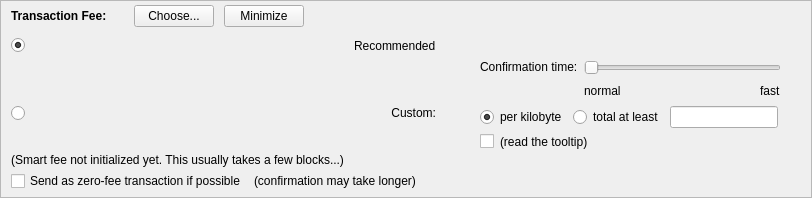
    <widget class="QFrame" name="frameFee">
     <property name="sizePolicy">
      <sizepolicy hsizetype="Expanding" vsizetype="Expanding">
       <horstretch>0</horstretch>
       <verstretch>0</verstretch>
      </sizepolicy>
     </property>
     <property name="maximumSize">
      <size>
       <width>16777215</width>
       <height>16777215</height>
      </size>
     </property>
     <property name="frameShape">
      <enum>QFrame::StyledPanel</enum>
     </property>
     <property name="frameShadow">
      <enum>QFrame::Sunken</enum>
     </property>
     <layout class="QVBoxLayout" name="verticalLayoutFee1">
      <property name="spacing">
       <number>0</number>
      </property>
      <property name="leftMargin">
       <number>0</number>
      </property>
      <property name="topMargin">
       <number>0</number>
      </property>
      <property name="rightMargin">
       <number>0</number>
      </property>
      <property name="bottomMargin">
       <number>0</number>
      </property>
      <item>
       <layout class="QVBoxLayout" name="verticalLayoutFee2" stretch="0,0,0">
        <property name="spacing">
         <number>0</number>
        </property>
        <property name="leftMargin">
         <number>10</number>
        </property>
        <property name="topMargin">
         <number>0</number>
        </property>
        <item>
         <layout class="QHBoxLayout" name="horizontalLayoutFee1">
          <property name="bottomMargin">
           <number>0</number>
          </property>
          <item>
           <layout class="QVBoxLayout" name="verticalLayoutFee7">
            <property name="spacing">
             <number>0</number>
            </property>
            <item>
             <spacer name="verticalSpacerSmartFee">
              <property name="orientation">
               <enum>Qt::Vertical</enum>
              </property>
              <property name="sizeType">
               <enum>QSizePolicy::Fixed</enum>
              </property>
              <property name="sizeHint" stdset="0">
               <size>
                <width>1</width>
                <height>4</height>
               </size>
              </property>
             </spacer>
            </item>
            <item>
             <layout class="QHBoxLayout" name="horizontalLayoutSmartFee">
              <property name="spacing">
               <number>10</number>
              </property>
              <item>
               <widget class="QLabel" name="labelFeeHeadline">
                <property name="sizePolicy">
                 <sizepolicy hsizetype="Preferred" vsizetype="Maximum">
                  <horstretch>0</horstretch>
                  <verstretch>0</verstretch>
                 </sizepolicy>
                </property>
                <property name="font">
                 <font>
                  <weight>75</weight>
                  <bold>true</bold>
                 </font>
                </property>
                <property name="styleSheet">
                 <string notr="true">font-weight:bold;</string>
                </property>
                <property name="text">
                 <string>Transaction Fee:</string>
                </property>
               </widget>
              </item>
              <item>
               <widget class="QLabel" name="labelFeeMinimized">
                <property name="text">
                 <string/>
                </property>
               </widget>
              </item>
              <item>
               <widget class="QPushButton" name="buttonChooseFee">
                <property name="text">
                 <string>Choose...</string>
                </property>
               </widget>
              </item>
              <item>
               <widget class="QPushButton" name="buttonMinimizeFee">
                <property name="toolTip">
                 <string>collapse fee-settings</string>
                </property>
                <property name="text">
                 <string>Minimize</string>
                </property>
               </widget>
              </item>
             </layout>
            </item>
            <item>
             <spacer name="verticalSpacer_5">
              <property name="orientation">
               <enum>Qt::Vertical</enum>
              </property>
              <property name="sizeHint" stdset="0">
               <size>
                <width>1</width>
                <height>1</height>
               </size>
              </property>
             </spacer>
            </item>
           </layout>
          </item>
          <item>
           <spacer name="horizontalSpacer_4">
            <property name="orientation">
             <enum>Qt::Horizontal</enum>
            </property>
            <property name="sizeHint" stdset="0">
             <size>
              <width>40</width>
              <height>20</height>
             </size>
            </property>
           </spacer>
          </item>
         </layout>
        </item>
        <item>
         <widget class="QFrame" name="frameFeeSelection">
          <layout class="QVBoxLayout" name="verticalLayoutFee12">
           <property name="spacing">
            <number>0</number>
           </property>
           <property name="leftMargin">
            <number>0</number>
           </property>
           <property name="topMargin">
            <number>0</number>
           </property>
           <property name="rightMargin">
            <number>0</number>
           </property>
           <property name="bottomMargin">
            <number>0</number>
           </property>
           <item>
            <layout class="QGridLayout" name="gridLayoutFee">
             <property name="topMargin">
              <number>10</number>
             </property>
             <property name="bottomMargin">
              <number>4</number>
             </property>
             <property name="horizontalSpacing">
              <number>10</number>
             </property>
             <property name="verticalSpacing">
              <number>4</number>
             </property>
             <item row="2" column="4">
              <layout class="QVBoxLayout" name="verticalLayoutFee8">
               <property name="spacing">
                <number>6</number>
               </property>
               <item>
                <layout class="QHBoxLayout" name="horizontalLayoutFee13">
                 <item>
                  <widget class="QRadioButton" name="radioCustomPerKilobyte">
                   <property name="toolTip">
                    <string>If the custom fee is set to 1000 uDNETs and the transaction is only 250 bytes, then &quot;per kilobyte&quot; only pays 250 uDNETs in fee,&lt;br /&gt;while &quot;at least&quot; pays 1000 uDNETs. For transactions bigger than a kilobyte both pay by kilobyte.</string>
                   </property>
                   <property name="text">
                    <string>per kilobyte</string>
                   </property>
                   <property name="checked">
                    <bool>true</bool>
                   </property>
                   <attribute name="buttonGroup">
                    <string notr="true">groupCustomFee</string>
                   </attribute>
                  </widget>
                 </item>
                 <item>
                  <widget class="QRadioButton" name="radioCustomAtLeast">
                   <property name="toolTip">
                    <string>If the custom fee is set to 1000 uDNETs and the transaction is only 250 bytes, then &quot;per kilobyte&quot; only pays 250 uDNETs in fee,&lt;br /&gt;while &quot;total at least&quot; pays 1000 uDNETs. For transactions bigger than a kilobyte both pay by kilobyte.</string>
                   </property>
                   <property name="text">
                    <string>total at least</string>
                   </property>
                   <attribute name="buttonGroup">
                    <string notr="true">groupCustomFee</string>
                   </attribute>
                  </widget>
                 </item>
                 <item>
                  <widget class="BitcoinAmountField" name="customFee"/>
                 </item>
                 <item>
                  <spacer name="horizontalSpacer_6">
                   <property name="orientation">
                    <enum>Qt::Horizontal</enum>
                   </property>
                   <property name="sizeHint" stdset="0">
                    <size>
                     <width>1</width>
                     <height>1</height>
                    </size>
                   </property>
                  </spacer>
                 </item>
                </layout>
               </item>
               <item>
                <layout class="QHBoxLayout" name="horizontalLayoutFee8">
                 <item>
                  <widget class="QCheckBox" name="checkBoxMinimumFee">
                   <property name="toolTip">
                    <string>Paying only the minimum fee is just fine as long as there is less transaction volume than space in the blocks.&lt;br /&gt;But be aware that this can end up in a never confirming transaction once there is more demand for DarkNet transactions than the network can process.</string>
                   </property>
                   <property name="text">
                    <string/>
                   </property>
                  </widget>
                 </item>
                 <item>
                  <widget class="QLabel" name="labelMinFeeWarning">
                   <property name="enabled">
                    <bool>true</bool>
                   </property>
                   <property name="toolTip">
                    <string>Paying only the minimum fee is just fine as long as there is less transaction volume than space in the blocks.&lt;br /&gt;But be aware that this can end up in a never confirming transaction once there is more demand for DarkNet transactions than the network can process.</string>
                   </property>
                   <property name="text">
                    <string>(read the tooltip)</string>
                   </property>
                   <property name="margin">
                    <number>5</number>
                   </property>
                  </widget>
                 </item>
                 <item>
                  <spacer name="horizontalSpacer_2">
                   <property name="orientation">
                    <enum>Qt::Horizontal</enum>
                   </property>
                   <property name="sizeHint" stdset="0">
                    <size>
                     <width>1</width>
                     <height>1</height>
                    </size>
                   </property>
                  </spacer>
                 </item>
                </layout>
               </item>
              </layout>
             </item>
             <item row="1" column="0">
              <layout class="QVBoxLayout" name="verticalLayoutFee4" stretch="1">
               <item>
                <spacer name="verticalSpacer_2">
                 <property name="orientation">
                  <enum>Qt::Vertical</enum>
                 </property>
                 <property name="sizeHint" stdset="0">
                  <size>
                   <width>1</width>
                   <height>1</height>
                  </size>
                 </property>
                </spacer>
               </item>
              </layout>
             </item>
             <item row="2" column="0">
              <layout class="QVBoxLayout" name="verticalLayoutFee9" stretch="0,1">
               <item>
                <widget class="QRadioButton" name="radioCustomFee">
                 <property name="text">
                  <string/>
                 </property>
                 <attribute name="buttonGroup">
                  <string notr="true">groupFee</string>
                 </attribute>
                </widget>
               </item>
               <item>
                <spacer name="verticalSpacer_6">
                 <property name="orientation">
                  <enum>Qt::Vertical</enum>
                 </property>
                 <property name="sizeHint" stdset="0">
                  <size>
                   <width>1</width>
                   <height>1</height>
                  </size>
                 </property>
                </spacer>
               </item>
              </layout>
             </item>
             <item row="1" column="4">
              <layout class="QVBoxLayout" name="verticalLayoutFee3" stretch="0,0,1">
               <property name="spacing">
                <number>6</number>
               </property>
               <property name="topMargin">
                <number>2</number>
               </property>
               <item>
                <layout class="QHBoxLayout" name="horizontalLayoutFee12">
                 <item>
                  <spacer name="horizontalSpacer_5">
                   <property name="orientation">
                    <enum>Qt::Horizontal</enum>
                   </property>
                   <property name="sizeHint" stdset="0">
                    <size>
                     <width>1</width>
                     <height>1</height>
                    </size>
                   </property>
                  </spacer>
                 </item>
                </layout>
               </item>
               <item>
                <layout class="QHBoxLayout" name="horizontalLayoutFee9">
                 <item>
                  <layout class="QVBoxLayout" name="verticalLayoutFee6">
                   <item>
                    <widget class="QLabel" name="labelSmartFee3">
                     <property name="text">
                      <string>Confirmation time:</string>
                     </property>
                     <property name="margin">
                      <number>2</number>
                     </property>
                    </widget>
                   </item>
                   <item>
                    <spacer name="verticalSpacer_3">
                     <property name="orientation">
                      <enum>Qt::Vertical</enum>
                     </property>
                     <property name="sizeHint" stdset="0">
                      <size>
                       <width>1</width>
                       <height>1</height>
                      </size>
                     </property>
                    </spacer>
                   </item>
                  </layout>
                 </item>
                 <item>
                  <layout class="QVBoxLayout" name="verticalLayoutFee5">
                   <property name="rightMargin">
                    <number>30</number>
                   </property>
                   <item>
                    <widget class="QSlider" name="sliderSmartFee">
                     <property name="minimum">
                      <number>0</number>
                     </property>
                     <property name="maximum">
                      <number>24</number>
                     </property>
                     <property name="pageStep">
                      <number>1</number>
                     </property>
                     <property name="value">
                      <number>0</number>
                     </property>
                     <property name="orientation">
                      <enum>Qt::Horizontal</enum>
                     </property>
                     <property name="invertedAppearance">
                      <bool>false</bool>
                     </property>
                     <property name="invertedControls">
                      <bool>false</bool>
                     </property>
                     <property name="tickPosition">
                      <enum>QSlider::NoTicks</enum>
                     </property>
                    </widget>
                   </item>
                   <item>
                    <layout class="QHBoxLayout" name="horizontalLayoutFee10">
                     <item>
                      <widget class="QLabel" name="labelSmartFeeNormal">
                       <property name="text">
                        <string>normal</string>
                       </property>
                      </widget>
                     </item>
                     <item>
                      <spacer name="horizontalSpacer_3">
                       <property name="orientation">
                        <enum>Qt::Horizontal</enum>
                       </property>
                       <property name="sizeHint" stdset="0">
                        <size>
                         <width>40</width>
                         <height>20</height>
                        </size>
                       </property>
                      </spacer>
                     </item>
                     <item>
                      <widget class="QLabel" name="labelSmartFeeFast">
                       <property name="text">
                        <string>fast</string>
                       </property>
                      </widget>
                     </item>
                    </layout>
                   </item>
                  </layout>
                 </item>
                </layout>
               </item>
               <item>
                <spacer name="verticalSpacer_4">
                 <property name="orientation">
                  <enum>Qt::Vertical</enum>
                 </property>
                 <property name="sizeHint" stdset="0">
                  <size>
                   <width>1</width>
                   <height>1</height>
                  </size>
                 </property>
                </spacer>
               </item>
              </layout>
             </item>
             <item row="0" column="1">
              <widget class="QLabel" name="labelSmartFee_2">
               <property name="text">
                <string>Recommended</string>
               </property>
              </widget>
             </item>
             <item row="0" column="0">
              <widget class="QRadioButton" name="radioSmartFee">
               <property name="text">
                <string/>
               </property>
               <property name="checked">
                <bool>true</bool>
               </property>
               <attribute name="buttonGroup">
                <string notr="true">groupFee</string>
               </attribute>
              </widget>
             </item>
             <item row="2" column="1">
              <widget class="QLabel" name="labelCustomFee">
               <property name="text">
                <string>Custom:</string>
               </property>
               <property name="alignment">
                <set>Qt::AlignRight|Qt::AlignTop</set>
               </property>
              </widget>
             </item>
             <item row="0" column="2">
              <widget class="QLabel" name="labelSmartFee">
               <property name="text">
                <string/>
               </property>
               <property name="margin">
                <number>2</number>
               </property>
              </widget>
             </item>
              <item><widget class="QLabel" name="labelSmartFee2">
               <property name="text">
                <string>(Smart fee not initialized yet. This usually takes a few blocks...)</string>
               </property>
               <property name="alignment">
                <set>Qt::AlignHCenter</set>
               </property>
               <property name="margin">
                <number>2</number>
               </property>
              </widget>
             </item>
             <item row="0" column="3">
              <widget class="QLabel" name="labelFeeEstimation">
               <property name="text">
                <string/>
               </property>
              </widget>
             </item>
            </layout>
           </item>
           <item>
            <layout class="QHBoxLayout" name="horizontalLayoutFee5" stretch="0,0,0">
             <property name="spacing">
              <number>8</number>
             </property>
             <property name="bottomMargin">
              <number>4</number>
             </property>
             <item>
              <widget class="QCheckBox" name="checkBoxFreeTx">
               <property name="text">
                <string>Send as zero-fee transaction if possible</string>
               </property>
              </widget>
             </item>
             <item>
              <widget class="QLabel" name="labelFreeTx">
               <property name="text">
                <string>(confirmation may take longer)</string>
               </property>
               <property name="margin">
                <number>5</number>
               </property>
              </widget>
             </item>
             <item>
              <spacer name="horizontalSpacerFee5">
               <property name="orientation">
                <enum>Qt::Horizontal</enum>
               </property>
               <property name="sizeHint" stdset="0">
                <size>
                 <width>1</width>
                 <height>1</height>
                </size>
               </property>
              </spacer>
             </item>
            </layout>
           </item>
           <item>
            <spacer name="verticalSpacerFee2">
             <property name="orientation">
              <enum>Qt::Vertical</enum>
             </property>
             <property name="sizeHint" stdset="0">
              <size>
               <width>1</width>
               <height>1</height>
              </size>
             </property>
            </spacer>
           </item>
          </layout>
         </widget>
        </item>
        <item>
         <spacer name="verticalSpacerFee">
          <property name="orientation">
           <enum>Qt::Vertical</enum>
          </property>
          <property name="sizeHint" stdset="0">
           <size>
            <width>800</width>
            <height>1</height>
           </size>
          </property>
         </spacer>
        </item>
       </layout>
      </item>
     </layout>
    </widget>
